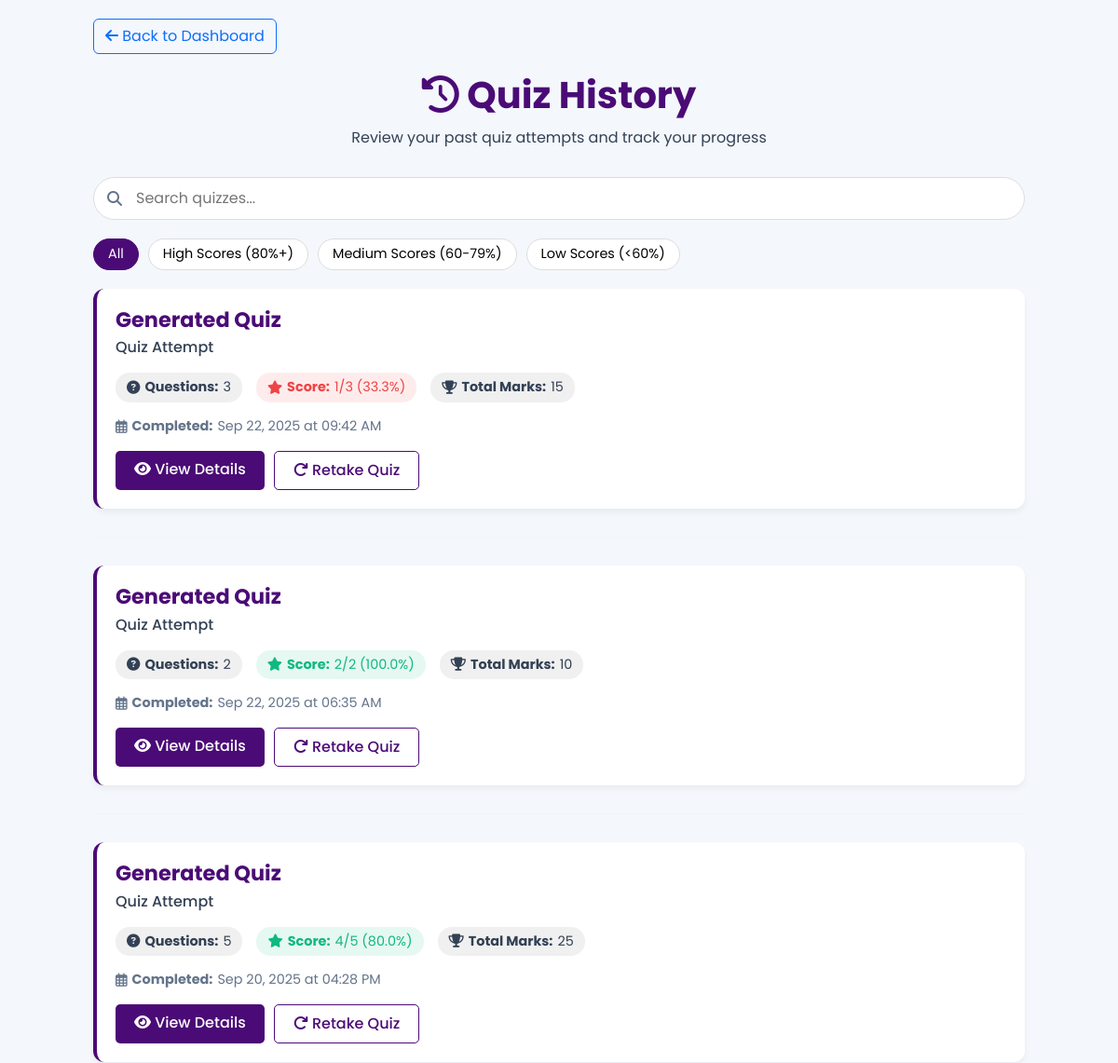
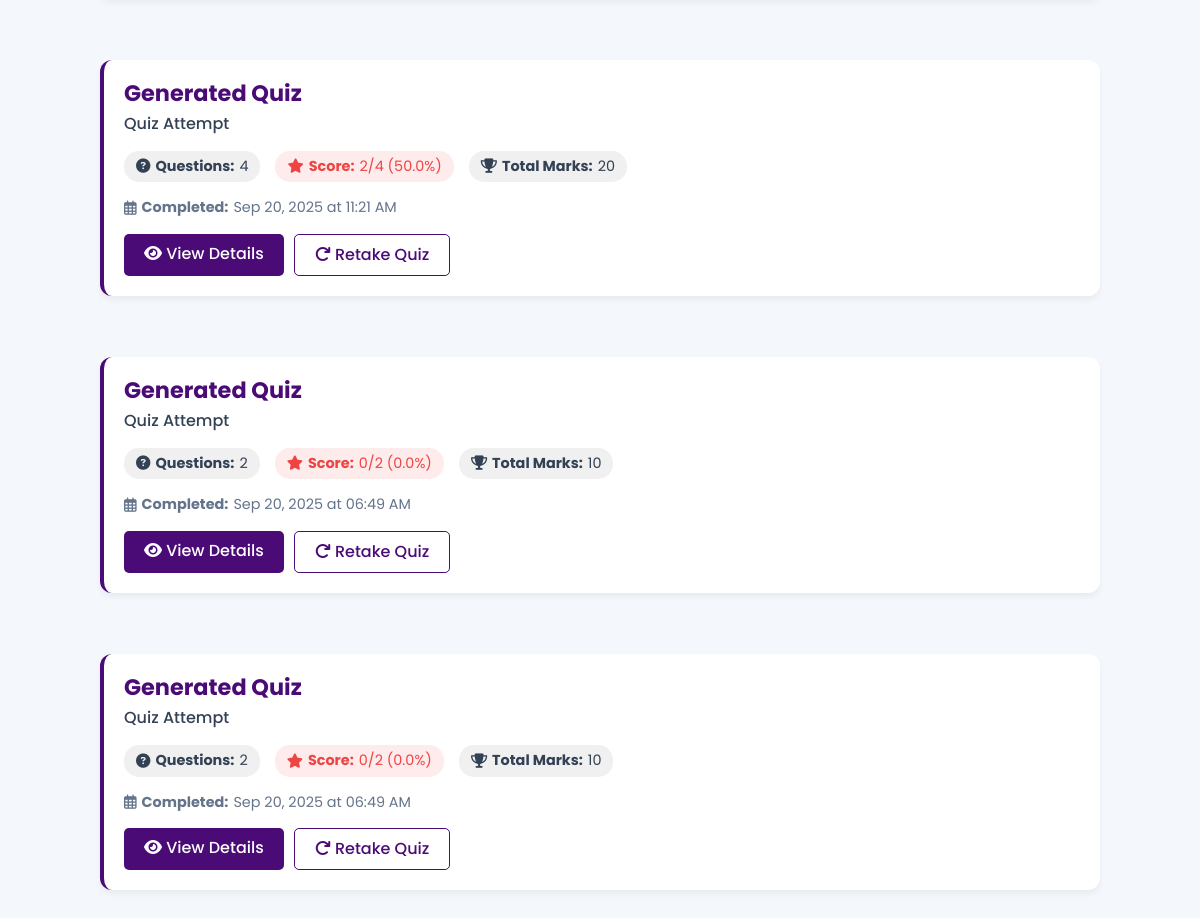
Screenshot of /history (signed in) with the database file from the repository (2 pictures, top to bottom).
### tables this page shows
CREATE TABLE quiz_attempts (
            id INTEGER PRIMARY KEY AUTOINCREMENT,
            user_id INTEGER NOT NULL,
            quiz_id INTEGER NOT NULL,
            score INTEGER NOT NULL,
            total_questions INTEGER NOT NULL,
            answers TEXT NOT NULL,
            completed_at TIMESTAMP DEFAULT CURRENT_TIMESTAMP,
            FOREIGN KEY (user_id) REFERENCES users (id),
            FOREIGN KEY (quiz_id) REFERENCES quizzes (id)
        );

CREATE TABLE quizzes (
            id INTEGER PRIMARY KEY AUTOINCREMENT,
            user_id INTEGER NOT NULL,
            title TEXT NOT NULL,
            context TEXT,
            generated_at TIMESTAMP DEFAULT CURRENT_TIMESTAMP,
            FOREIGN KEY (user_id) REFERENCES users (id)
        );

### app/routes.py (the view)
@routes.route("/history")
@login_required
def history():
    conn = get_db_connection()
    attempts = conn.execute('''
        SELECT qa.*, q.title, q.generated_at
        FROM quiz_attempts qa
        JOIN quizzes q ON qa.quiz_id = q.id
        WHERE qa.user_id = ?
        ORDER BY qa.completed_at DESC
    ''', (session['user_id'],)).fetchall()
    conn.close()
    attempts_list = []
    for attempt in attempts:
        attempt_dict = dict(attempt)
        if attempt_dict['completed_at']:
            try:
                dt = datetime.strptime(attempt_dict['completed_at'], '%Y-%m-%d %H:%M:%S')
                attempt_dict['formatted_date'] = dt.strftime('%b %d, %Y at %I:%M %p')
            except (ValueError, TypeError):
                attempt_dict['formatted_date'] = "Unknown date"
        else:
            attempt_dict['formatted_date'] = "Unknown date"
        attempts_list.append(attempt_dict)
    return render_template("history.html", attempts=attempts_list)

### app/routes.py (called while the page is built)
def get_db_connection():
    conn = sqlite3.connect('quizgen.db')
    conn.row_factory = sqlite3.Row
    return conn

def login_required(f):
    @wraps(f)
    def decorated_function(*args, **kwargs):
        if 'user_id' not in session:
            return redirect(url_for('routes.login'))
        return f(*args, **kwargs)
    return decorated_function

### templates/history.html (shortened to what this page needs)
<!DOCTYPE html>
<html lang="en">
<head>
    <link href="https://cdn.jsdelivr.net/npm/bootstrap@5.3.0/dist/css/bootstrap.min.css" rel="stylesheet">
    <link rel="stylesheet" href="https://cdnjs.cloudflare.com/ajax/libs/font-awesome/6.4.0/css/all.min.css">
</head>
<body>
    <div class="history-container">
        <div class="back-btn">
            <a href="{{ url_for('routes.dashboard') }}" class="btn btn-outline-primary">
                <i class="fas fa-arrow-left"></i> Back to Dashboard
            </a>
        </div>
        <div class="history-header">
            <h1><i class="fas fa-history"></i> Quiz History</h1>
            <p>Review your past quiz attempts and track your progress</p>
        </div>
        <div class="search-bar">
            <i class="fas fa-search"></i>
            <input type="text" id="search-input" placeholder="Search quizzes...">
        </div>
        <div class="filter-options">
            <button class="filter-btn active" data-filter="all">All</button>
            <button class="filter-btn" data-filter="high">High Scores (80%+)</button>
            <button class="filter-btn" data-filter="medium">Medium Scores (60-79%)</button>
            <button class="filter-btn" data-filter="low">Low Scores (<60%)</button>
        </div>
        {% if attempts and attempts|length > 0 %}
            {% for attempt in attempts %}
                {% set percentage = (attempt.score / attempt.total_questions) * 100 %}
                {% set score_class = 'score-high' if percentage >= 80 else 'score-medium' if percentage >= 60 else 'score-low' %}
                <div class="exam-card" data-score="{{ percentage }}">
                    <h2 class="exam-title">{{ attempt.title }}</h2>
                    <div class="exam-topic">Quiz Attempt</div>
                    <div class="exam-meta">
                        <div class="meta-item">
                            <i class="fas fa-question-circle"></i>
                            <strong>Questions:</strong> {{ attempt.total_questions }}
                        </div>
                        <div class="meta-item {{ score_class }}">
                            <i class="fas fa-star"></i>
                            <strong>Score:</strong> {{ attempt.score }}/{{ attempt.total_questions }} ({{ "%.1f"|format(percentage) }}%)
                        </div>
                        <div class="meta-item">
                            <i class="fas fa-trophy"></i>
                            <strong>Total Marks:</strong> {{ attempt.total_questions * 5 }}
                        </div>
                    </div>
                    <div class="exam-date">
                        <i class="far fa-calendar-alt"></i>
                        <strong>Completed:</strong>
                        {{ attempt.formatted_date }}
                    </div>
                    <div class="exam-actions">
    <a href="{{ url_for('routes.view_attempt', attempt_id=attempt.id) }}" class="btn-view">
        <i class="fas fa-eye"></i> View Details
    </a>
    <button class="btn-retake" onclick="retakeQuiz({{ attempt.quiz_id }})">
        <i class="fas fa-redo"></i> Retake Quiz
    </button>
</div>
                </div>
                {% if not loop.last %}
                    <hr>
                {% endif %}
            {% endfor %}
        {% endif %}
    </div>
</body>
</html>

### templates/history.html (style rules this page uses)
:root { --primary-color: #4b0b76; --secondary-color: #6a1b9a; --light-bg: #f4f7fb; --card-bg: #ffffff; --text-color: #334155; --text-light: #64748b; --success-color: #10b981; --warning-color: #f59e0b; --danger-color: #ef4444; }
body { font-family: 'Poppins', sans-serif; background: var(--light-bg); color: var(--text-color); padding: 20px; }
.history-container { max-width: 1000px; margin: 0 auto; }
.history-header { text-align: center; margin-bottom: 30px; }
.history-header h1 { color: var(--primary-color); font-weight: 700; margin-bottom: 10px; }
.search-bar { margin-bottom: 20px; position: relative; }
.search-bar input { border-radius: 25px; padding: 10px 20px 10px 45px; border: 1px solid #ddd; width: 100%; }
.search-bar i { position: absolute; left: 15px; top: 50%; transform: translateY(-50%); color: var(--text-light); }
.exam-card { background: var(--card-bg); border-radius: 12px; box-shadow: 0 4px 6px rgba(0, 0, 0, 0.05); margin-bottom: 25px; overflow: hidden; padding: 20px; border-left: 4px solid var(--primary-color); transition: transform 0.3s, box-shadow 0.3s; }
.exam-title { font-weight: 700; color: var(--primary-color); margin-bottom: 5px; font-size: 1.4rem; }
.exam-topic { font-weight: 500; margin-bottom: 15px; text-transform: capitalize; }
.exam-meta { display: flex; flex-wrap: wrap; gap: 15px; margin-bottom: 15px; }
.meta-item { background: #f0f0f0; padding: 5px 12px; border-radius: 15px; font-size: 0.9rem; display: flex; align-items: center; gap: 5px; }
.score-high { background: rgba(16, 185, 129, 0.1); color: var(--success-color); }
.score-low { background: rgba(239, 68, 68, 0.1); color: var(--danger-color); }
.exam-date { color: var(--text-light); font-size: 0.9rem; margin-bottom: 15px; display: flex; align-items: center; gap: 5px; }
.exam-actions { display: flex; gap: 10px; }
.btn-view { background: var(--primary-color); color: white; border: none; padding: 8px 20px; border-radius: 5px; font-weight: 500; transition: all 0.3s; text-decoration: none; display: inline-block; }
.btn-retake { background: transparent; color: var(--primary-color); border: 1px solid var(--primary-color); padding: 8px 20px; border-radius: 5px; font-weight: 500; transition: all 0.3s; }
.back-btn { margin-bottom: 20px; }
hr { margin: 30px 0; border-top: 1px solid #eee; }
.filter-options { display: flex; gap: 10px; margin-bottom: 20px; flex-wrap: wrap; }
.filter-btn { background: white; border: 1px solid #ddd; padding: 5px 15px; border-radius: 20px; font-size: 0.9rem; transition: all 0.3s; }
.filter-btn.active { background: var(--primary-color); color: white; border-color: var(--primary-color); }

### rows the page displays
quiz_attempts: title "Generated Quiz", total_questions "3", score "1", percentage "33.3", attempt.total_questions*5 "15", formatted_date "Sep 22, 2025 at 09:42 AM"
quiz_attempts: title "Generated Quiz", total_questions "2", score "2", percentage "100.0", attempt.total_questions*5 "10", formatted_date "Sep 22, 2025 at 06:35 AM"
quiz_attempts: title "Generated Quiz", total_questions "5", score "4", percentage "80.0", attempt.total_questions*5 "25", formatted_date "Sep 20, 2025 at 04:28 PM"
quiz_attempts: title "Generated Quiz", total_questions "4", score "2", percentage "50.0", attempt.total_questions*5 "20", formatted_date "Sep 20, 2025 at 11:21 AM"
quiz_attempts: title "Generated Quiz", total_questions "2", score "0", percentage "0.0", attempt.total_questions*5 "10", formatted_date "Sep 20, 2025 at 06:49 AM"
quiz_attempts: title "Generated Quiz", total_questions "2", score "0", percentage "0.0", attempt.total_questions*5 "10", formatted_date "Sep 20, 2025 at 06:49 AM"
